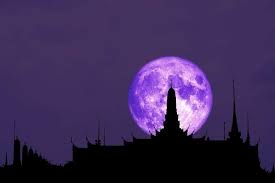
#> input picture Python/Middletaugh/course Numpy-Udemy/my codes/Purple moon.jpeg, 275 x 183 px
$ python 'plotting images.py'
#> lines starting #> are read from the running program, lines starting #| are printed output that depends on the picture
import matplotlib.image as img
import matplotlib.pyplot as plt
import numpy as np
from PIL import Image
image1=Image.open('Purple moon.jpeg')
#> image1 is the input picture: PIL image 275x183 RGB; mean R, G, B 60.6, 42.9, 85.9
#print(type(image1))
our_array=np.array(image1)
#print(our_array.shape)
#plt.imshow(our_array)
grey=our_array.mean(axis=2)
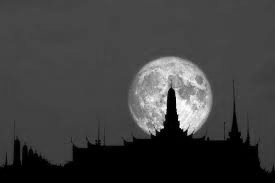
#> grey: shape (183, 275) float64; min 0, max 253.7, mean 63.2
#plt.imshow(grey)
#plt.imshow(grey,cmap='grey')
plt.imshow(grey,cmap='gray')


plt.show()
